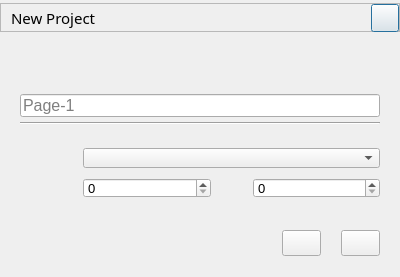
<?xml version="1.0" encoding="UTF-8"?>
<ui version="4.0">
 <class>LVGLNewDialog</class>
 <widget class="QDialog" name="LVGLNewDialog">
  <property name="geometry">
   <rect>
    <x>0</x>
    <y>0</y>
    <width>400</width>
    <height>277</height>
   </rect>
  </property>
  <property name="sizePolicy">
   <sizepolicy hsizetype="Expanding" vsizetype="Minimum">
    <horstretch>0</horstretch>
    <verstretch>0</verstretch>
   </sizepolicy>
  </property>
  <property name="minimumSize">
   <size>
    <width>400</width>
    <height>277</height>
   </size>
  </property>
  <property name="maximumSize">
   <size>
    <width>400</width>
    <height>277</height>
   </size>
  </property>
  <property name="windowTitle">
   <string>新建项目</string>
  </property>
  <layout class="QVBoxLayout" name="verticalLayout_2">
   <property name="spacing">
    <number>0</number>
   </property>
   <property name="leftMargin">
    <number>0</number>
   </property>
   <property name="topMargin">
    <number>0</number>
   </property>
   <property name="rightMargin">
    <number>0</number>
   </property>
   <property name="bottomMargin">
    <number>0</number>
   </property>
   <item>
    <widget class="QFrame" name="frame">
     <property name="sizePolicy">
      <sizepolicy hsizetype="Expanding" vsizetype="Minimum">
       <horstretch>0</horstretch>
       <verstretch>0</verstretch>
      </sizepolicy>
     </property>
     <property name="minimumSize">
      <size>
       <width>400</width>
       <height>29</height>
      </size>
     </property>
     <property name="maximumSize">
      <size>
       <width>400</width>
       <height>29</height>
      </size>
     </property>
     <property name="frameShape">
      <enum>QFrame::StyledPanel</enum>
     </property>
     <property name="frameShadow">
      <enum>QFrame::Raised</enum>
     </property>
     <layout class="QHBoxLayout" name="horizontalLayout_5">
      <property name="spacing">
       <number>0</number>
      </property>
      <property name="leftMargin">
       <number>0</number>
      </property>
      <property name="topMargin">
       <number>0</number>
      </property>
      <property name="rightMargin">
       <number>0</number>
      </property>
      <property name="bottomMargin">
       <number>0</number>
      </property>
      <item>
       <spacer name="horizontalSpacer_13">
        <property name="orientation">
         <enum>Qt::Horizontal</enum>
        </property>
        <property name="sizeType">
         <enum>QSizePolicy::Fixed</enum>
        </property>
        <property name="sizeHint" stdset="0">
         <size>
          <width>10</width>
          <height>20</height>
         </size>
        </property>
       </spacer>
      </item>
      <item>
       <widget class="QLabel" name="title">
        <property name="sizePolicy">
         <sizepolicy hsizetype="Preferred" vsizetype="Preferred">
          <horstretch>0</horstretch>
          <verstretch>0</verstretch>
         </sizepolicy>
        </property>
        <property name="minimumSize">
         <size>
          <width>60</width>
          <height>20</height>
         </size>
        </property>
        <property name="font">
         <font>
          <family>微软雅黑</family>
          <pointsize>11</pointsize>
          <weight>50</weight>
          <bold>false</bold>
         </font>
        </property>
        <property name="text">
         <string>New Project</string>
        </property>
       </widget>
      </item>
      <item>
       <spacer name="horizontalSpacer_3">
        <property name="orientation">
         <enum>Qt::Horizontal</enum>
        </property>
        <property name="sizeType">
         <enum>QSizePolicy::MinimumExpanding</enum>
        </property>
        <property name="sizeHint" stdset="0">
         <size>
          <width>164</width>
          <height>20</height>
         </size>
        </property>
       </spacer>
      </item>
      <item>
       <widget class="QPushButton" name="close">
        <property name="sizePolicy">
         <sizepolicy hsizetype="Preferred" vsizetype="Preferred">
          <horstretch>0</horstretch>
          <verstretch>0</verstretch>
         </sizepolicy>
        </property>
        <property name="minimumSize">
         <size>
          <width>28</width>
          <height>28</height>
         </size>
        </property>
        <property name="maximumSize">
         <size>
          <width>28</width>
          <height>28</height>
         </size>
        </property>
        <property name="text">
         <string/>
        </property>
        <property name="icon">
         <iconset resource="resources/res.qrc">
          <normaloff>:/icons/x.png</normaloff>:/icons/x.png</iconset>
        </property>
        <property name="iconSize">
         <size>
          <width>28</width>
          <height>28</height>
         </size>
        </property>
       </widget>
      </item>
     </layout>
    </widget>
   </item>
   <item>
    <spacer name="verticalSpacer_5">
     <property name="orientation">
      <enum>Qt::Vertical</enum>
     </property>
     <property name="sizeType">
      <enum>QSizePolicy::Fixed</enum>
     </property>
     <property name="sizeHint" stdset="0">
      <size>
       <width>21</width>
       <height>23</height>
      </size>
     </property>
    </spacer>
   </item>
   <item>
    <layout class="QHBoxLayout" name="horizontalLayout_4">
     <property name="spacing">
      <number>0</number>
     </property>
     <item>
      <spacer name="horizontalSpacer_6">
       <property name="orientation">
        <enum>Qt::Horizontal</enum>
       </property>
       <property name="sizeType">
        <enum>QSizePolicy::Fixed</enum>
       </property>
       <property name="sizeHint" stdset="0">
        <size>
         <width>20</width>
         <height>20</height>
        </size>
       </property>
      </spacer>
     </item>
     <item>
      <widget class="QLabel" name="filename">
       <property name="sizePolicy">
        <sizepolicy hsizetype="Preferred" vsizetype="Preferred">
         <horstretch>0</horstretch>
         <verstretch>0</verstretch>
        </sizepolicy>
       </property>
       <property name="minimumSize">
        <size>
         <width>56</width>
         <height>16</height>
        </size>
       </property>
       <property name="maximumSize">
        <size>
         <width>16777215</width>
         <height>14</height>
        </size>
       </property>
       <property name="font">
        <font>
         <family>Arial</family>
         <pointsize>11</pointsize>
        </font>
       </property>
       <property name="text">
        <string/>
       </property>
      </widget>
     </item>
     <item>
      <spacer name="horizontalSpacer_2">
       <property name="orientation">
        <enum>Qt::Horizontal</enum>
       </property>
       <property name="sizeHint" stdset="0">
        <size>
         <width>40</width>
         <height>20</height>
        </size>
       </property>
      </spacer>
     </item>
    </layout>
   </item>
   <item>
    <spacer name="verticalSpacer_4">
     <property name="orientation">
      <enum>Qt::Vertical</enum>
     </property>
     <property name="sizeType">
      <enum>QSizePolicy::Fixed</enum>
     </property>
     <property name="sizeHint" stdset="0">
      <size>
       <width>20</width>
       <height>10</height>
      </size>
     </property>
    </spacer>
   </item>
   <item>
    <layout class="QVBoxLayout" name="verticalLayout">
     <property name="spacing">
      <number>0</number>
     </property>
     <item>
      <layout class="QHBoxLayout" name="horizontalLayout_2">
       <property name="spacing">
        <number>0</number>
       </property>
       <item>
        <spacer name="horizontalSpacer_7">
         <property name="orientation">
          <enum>Qt::Horizontal</enum>
         </property>
         <property name="sizeType">
          <enum>QSizePolicy::Fixed</enum>
         </property>
         <property name="sizeHint" stdset="0">
          <size>
           <width>20</width>
           <height>20</height>
          </size>
         </property>
        </spacer>
       </item>
       <item>
        <widget class="QLineEdit" name="lineEdit">
         <property name="sizePolicy">
          <sizepolicy hsizetype="Expanding" vsizetype="Fixed">
           <horstretch>0</horstretch>
           <verstretch>23</verstretch>
          </sizepolicy>
         </property>
         <property name="minimumSize">
          <size>
           <width>0</width>
           <height>23</height>
          </size>
         </property>
         <property name="maximumSize">
          <size>
           <width>16777215</width>
           <height>17</height>
          </size>
         </property>
         <property name="font">
          <font>
           <family>Arial</family>
           <pointsize>12</pointsize>
          </font>
         </property>
         <property name="toolTip">
          <string>Page-1</string>
         </property>
         <property name="placeholderText">
          <string notr="true">Page-1</string>
         </property>
        </widget>
       </item>
       <item>
        <spacer name="horizontalSpacer_8">
         <property name="orientation">
          <enum>Qt::Horizontal</enum>
         </property>
         <property name="sizeType">
          <enum>QSizePolicy::Fixed</enum>
         </property>
         <property name="sizeHint" stdset="0">
          <size>
           <width>20</width>
           <height>20</height>
          </size>
         </property>
        </spacer>
       </item>
      </layout>
     </item>
     <item>
      <layout class="QHBoxLayout" name="horizontalLayout_3">
       <property name="spacing">
        <number>0</number>
       </property>
       <item>
        <spacer name="horizontalSpacer_9">
         <property name="orientation">
          <enum>Qt::Horizontal</enum>
         </property>
         <property name="sizeType">
          <enum>QSizePolicy::Fixed</enum>
         </property>
         <property name="sizeHint" stdset="0">
          <size>
           <width>20</width>
           <height>20</height>
          </size>
         </property>
        </spacer>
       </item>
       <item>
        <widget class="Line" name="line">
         <property name="orientation">
          <enum>Qt::Horizontal</enum>
         </property>
        </widget>
       </item>
       <item>
        <spacer name="horizontalSpacer_10">
         <property name="orientation">
          <enum>Qt::Horizontal</enum>
         </property>
         <property name="sizeType">
          <enum>QSizePolicy::Fixed</enum>
         </property>
         <property name="sizeHint" stdset="0">
          <size>
           <width>20</width>
           <height>20</height>
          </size>
         </property>
        </spacer>
       </item>
      </layout>
     </item>
    </layout>
   </item>
   <item>
    <spacer name="verticalSpacer_3">
     <property name="orientation">
      <enum>Qt::Vertical</enum>
     </property>
     <property name="sizeType">
      <enum>QSizePolicy::Fixed</enum>
     </property>
     <property name="sizeHint" stdset="0">
      <size>
       <width>17</width>
       <height>10</height>
      </size>
     </property>
    </spacer>
   </item>
   <item>
    <layout class="QGridLayout" name="gridLayout">
     <property name="horizontalSpacing">
      <number>0</number>
     </property>
     <property name="verticalSpacing">
      <number>10</number>
     </property>
     <item row="0" column="0">
      <layout class="QHBoxLayout" name="horizontalLayout">
       <item>
        <spacer name="horizontalSpacer_14">
         <property name="orientation">
          <enum>Qt::Horizontal</enum>
         </property>
         <property name="sizeType">
          <enum>QSizePolicy::Fixed</enum>
         </property>
         <property name="sizeHint" stdset="0">
          <size>
           <width>20</width>
           <height>20</height>
          </size>
         </property>
        </spacer>
       </item>
       <item>
        <widget class="QLabel" name="res">
         <property name="minimumSize">
          <size>
           <width>50</width>
           <height>16</height>
          </size>
         </property>
         <property name="font">
          <font>
           <family>Arial</family>
           <pointsize>11</pointsize>
          </font>
         </property>
         <property name="text">
          <string/>
         </property>
        </widget>
       </item>
       <item>
        <spacer name="horizontalSpacer_19">
         <property name="orientation">
          <enum>Qt::Horizontal</enum>
         </property>
         <property name="sizeType">
          <enum>QSizePolicy::Fixed</enum>
         </property>
         <property name="sizeHint" stdset="0">
          <size>
           <width>13</width>
           <height>20</height>
          </size>
         </property>
        </spacer>
       </item>
      </layout>
     </item>
     <item row="0" column="1">
      <layout class="QHBoxLayout" name="horizontalLayout_6">
       <item>
        <widget class="QComboBox" name="combo_resolution">
         <property name="sizePolicy">
          <sizepolicy hsizetype="MinimumExpanding" vsizetype="Preferred">
           <horstretch>0</horstretch>
           <verstretch>0</verstretch>
          </sizepolicy>
         </property>
         <property name="minimumSize">
          <size>
           <width>0</width>
           <height>20</height>
          </size>
         </property>
         <property name="maximumSize">
          <size>
           <width>16777215</width>
           <height>18</height>
          </size>
         </property>
         <property name="font">
          <font>
           <family>Arial</family>
           <pointsize>11</pointsize>
          </font>
         </property>
        </widget>
       </item>
       <item>
        <spacer name="horizontalSpacer_11">
         <property name="orientation">
          <enum>Qt::Horizontal</enum>
         </property>
         <property name="sizeType">
          <enum>QSizePolicy::Fixed</enum>
         </property>
         <property name="sizeHint" stdset="0">
          <size>
           <width>20</width>
           <height>20</height>
          </size>
         </property>
        </spacer>
       </item>
      </layout>
     </item>
     <item row="1" column="0">
      <layout class="QHBoxLayout" name="horizontalLayout_8">
       <item>
        <spacer name="horizontalSpacer_16">
         <property name="orientation">
          <enum>Qt::Horizontal</enum>
         </property>
         <property name="sizeType">
          <enum>QSizePolicy::Fixed</enum>
         </property>
         <property name="sizeHint" stdset="0">
          <size>
           <width>20</width>
           <height>20</height>
          </size>
         </property>
        </spacer>
       </item>
       <item>
        <widget class="QLabel" name="width">
         <property name="minimumSize">
          <size>
           <width>0</width>
           <height>16</height>
          </size>
         </property>
         <property name="maximumSize">
          <size>
           <width>16777215</width>
           <height>16</height>
          </size>
         </property>
         <property name="font">
          <font>
           <family>Arial</family>
           <pointsize>11</pointsize>
          </font>
         </property>
         <property name="text">
          <string/>
         </property>
        </widget>
       </item>
       <item>
        <spacer name="horizontalSpacer_17">
         <property name="orientation">
          <enum>Qt::Horizontal</enum>
         </property>
         <property name="sizeType">
          <enum>QSizePolicy::Fixed</enum>
         </property>
         <property name="sizeHint" stdset="0">
          <size>
           <width>13</width>
           <height>20</height>
          </size>
         </property>
        </spacer>
       </item>
      </layout>
     </item>
     <item row="1" column="1">
      <layout class="QHBoxLayout" name="horizontalLayout_7">
       <item>
        <widget class="QSpinBox" name="spin_width">
         <property name="sizePolicy">
          <sizepolicy hsizetype="MinimumExpanding" vsizetype="Preferred">
           <horstretch>0</horstretch>
           <verstretch>20</verstretch>
          </sizepolicy>
         </property>
         <property name="minimumSize">
          <size>
           <width>0</width>
           <height>20</height>
          </size>
         </property>
         <property name="maximumSize">
          <size>
           <width>16777215</width>
           <height>18</height>
          </size>
         </property>
         <property name="font">
          <font>
           <family>Arial</family>
           <pointsize>10</pointsize>
          </font>
         </property>
         <property name="maximum">
          <number>9999</number>
         </property>
        </widget>
       </item>
       <item>
        <spacer name="horizontalSpacer_18">
         <property name="orientation">
          <enum>Qt::Horizontal</enum>
         </property>
         <property name="sizeType">
          <enum>QSizePolicy::Fixed</enum>
         </property>
         <property name="sizeHint" stdset="0">
          <size>
           <width>20</width>
           <height>20</height>
          </size>
         </property>
        </spacer>
       </item>
       <item>
        <widget class="QLabel" name="height">
         <property name="sizePolicy">
          <sizepolicy hsizetype="Preferred" vsizetype="Preferred">
           <horstretch>0</horstretch>
           <verstretch>16</verstretch>
          </sizepolicy>
         </property>
         <property name="minimumSize">
          <size>
           <width>0</width>
           <height>16</height>
          </size>
         </property>
         <property name="font">
          <font>
           <family>Arial</family>
           <pointsize>11</pointsize>
          </font>
         </property>
         <property name="text">
          <string/>
         </property>
        </widget>
       </item>
       <item>
        <spacer name="horizontalSpacer_15">
         <property name="orientation">
          <enum>Qt::Horizontal</enum>
         </property>
         <property name="sizeType">
          <enum>QSizePolicy::Fixed</enum>
         </property>
         <property name="sizeHint" stdset="0">
          <size>
           <width>13</width>
           <height>20</height>
          </size>
         </property>
        </spacer>
       </item>
       <item>
        <widget class="QSpinBox" name="spin_height">
         <property name="sizePolicy">
          <sizepolicy hsizetype="MinimumExpanding" vsizetype="Preferred">
           <horstretch>0</horstretch>
           <verstretch>20</verstretch>
          </sizepolicy>
         </property>
         <property name="minimumSize">
          <size>
           <width>0</width>
           <height>20</height>
          </size>
         </property>
         <property name="maximumSize">
          <size>
           <width>16777215</width>
           <height>18</height>
          </size>
         </property>
         <property name="font">
          <font>
           <family>Arial</family>
           <pointsize>10</pointsize>
          </font>
         </property>
         <property name="maximum">
          <number>9999</number>
         </property>
        </widget>
       </item>
       <item>
        <spacer name="horizontalSpacer_12">
         <property name="orientation">
          <enum>Qt::Horizontal</enum>
         </property>
         <property name="sizeType">
          <enum>QSizePolicy::Fixed</enum>
         </property>
         <property name="sizeHint" stdset="0">
          <size>
           <width>20</width>
           <height>20</height>
          </size>
         </property>
        </spacer>
       </item>
      </layout>
     </item>
    </layout>
   </item>
   <item>
    <spacer name="verticalSpacer_2">
     <property name="orientation">
      <enum>Qt::Vertical</enum>
     </property>
     <property name="sizeType">
      <enum>QSizePolicy::Fixed</enum>
     </property>
     <property name="sizeHint" stdset="0">
      <size>
       <width>20</width>
       <height>30</height>
      </size>
     </property>
    </spacer>
   </item>
   <item>
    <layout class="QHBoxLayout" name="horizontalLayout_9">
     <property name="spacing">
      <number>0</number>
     </property>
     <item>
      <spacer name="horizontalSpacer">
       <property name="orientation">
        <enum>Qt::Horizontal</enum>
       </property>
       <property name="sizeHint" stdset="0">
        <size>
         <width>40</width>
         <height>20</height>
        </size>
       </property>
      </spacer>
     </item>
     <item>
      <widget class="QPushButton" name="pushButton">
       <property name="sizePolicy">
        <sizepolicy hsizetype="Preferred" vsizetype="Fixed">
         <horstretch>0</horstretch>
         <verstretch>0</verstretch>
        </sizepolicy>
       </property>
       <property name="font">
        <font>
         <family>微软雅黑</family>
         <pointsize>10</pointsize>
         <weight>50</weight>
         <bold>false</bold>
        </font>
       </property>
       <property name="text">
        <string/>
       </property>
      </widget>
     </item>
     <item>
      <spacer name="horizontalSpacer_4">
       <property name="orientation">
        <enum>Qt::Horizontal</enum>
       </property>
       <property name="sizeType">
        <enum>QSizePolicy::Fixed</enum>
       </property>
       <property name="sizeHint" stdset="0">
        <size>
         <width>20</width>
         <height>20</height>
        </size>
       </property>
      </spacer>
     </item>
     <item>
      <widget class="QPushButton" name="pushButton_2">
       <property name="sizePolicy">
        <sizepolicy hsizetype="Preferred" vsizetype="Fixed">
         <horstretch>0</horstretch>
         <verstretch>0</verstretch>
        </sizepolicy>
       </property>
       <property name="font">
        <font>
         <family>微软雅黑</family>
         <pointsize>10</pointsize>
         <weight>50</weight>
         <bold>false</bold>
        </font>
       </property>
       <property name="text">
        <string/>
       </property>
      </widget>
     </item>
     <item>
      <spacer name="horizontalSpacer_5">
       <property name="orientation">
        <enum>Qt::Horizontal</enum>
       </property>
       <property name="sizeType">
        <enum>QSizePolicy::Fixed</enum>
       </property>
       <property name="sizeHint" stdset="0">
        <size>
         <width>20</width>
         <height>20</height>
        </size>
       </property>
      </spacer>
     </item>
    </layout>
   </item>
   <item>
    <spacer name="verticalSpacer">
     <property name="orientation">
      <enum>Qt::Vertical</enum>
     </property>
     <property name="sizeType">
      <enum>QSizePolicy::Fixed</enum>
     </property>
     <property name="sizeHint" stdset="0">
      <size>
       <width>20</width>
       <height>15</height>
      </size>
     </property>
    </spacer>
   </item>
  </layout>
 </widget>
 <resources>
  <include location="resources/res.qrc"/>
 </resources>
 <connections/>
</ui>
